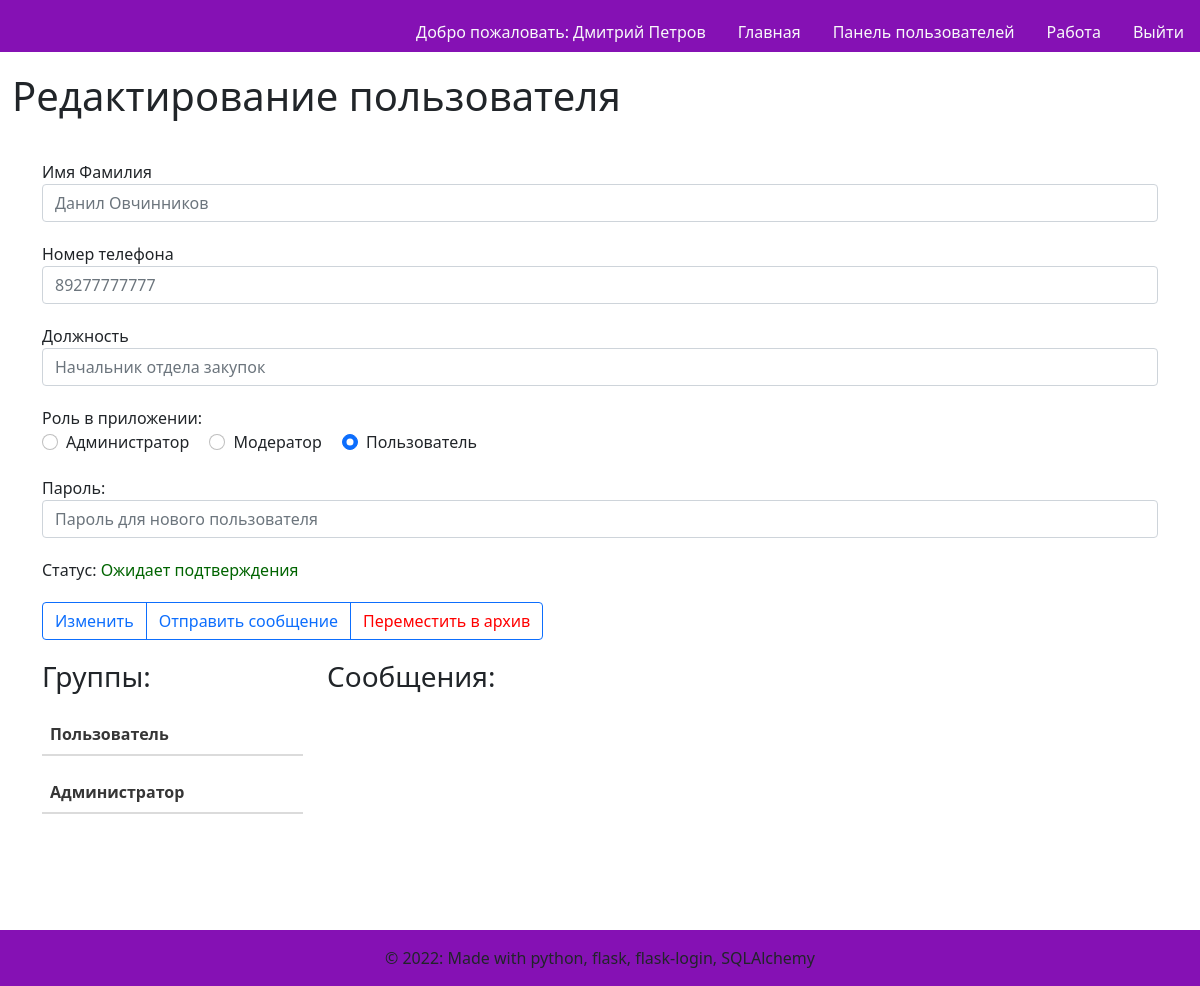
The page /7/edituser (signed in) on the database as committed earlier.
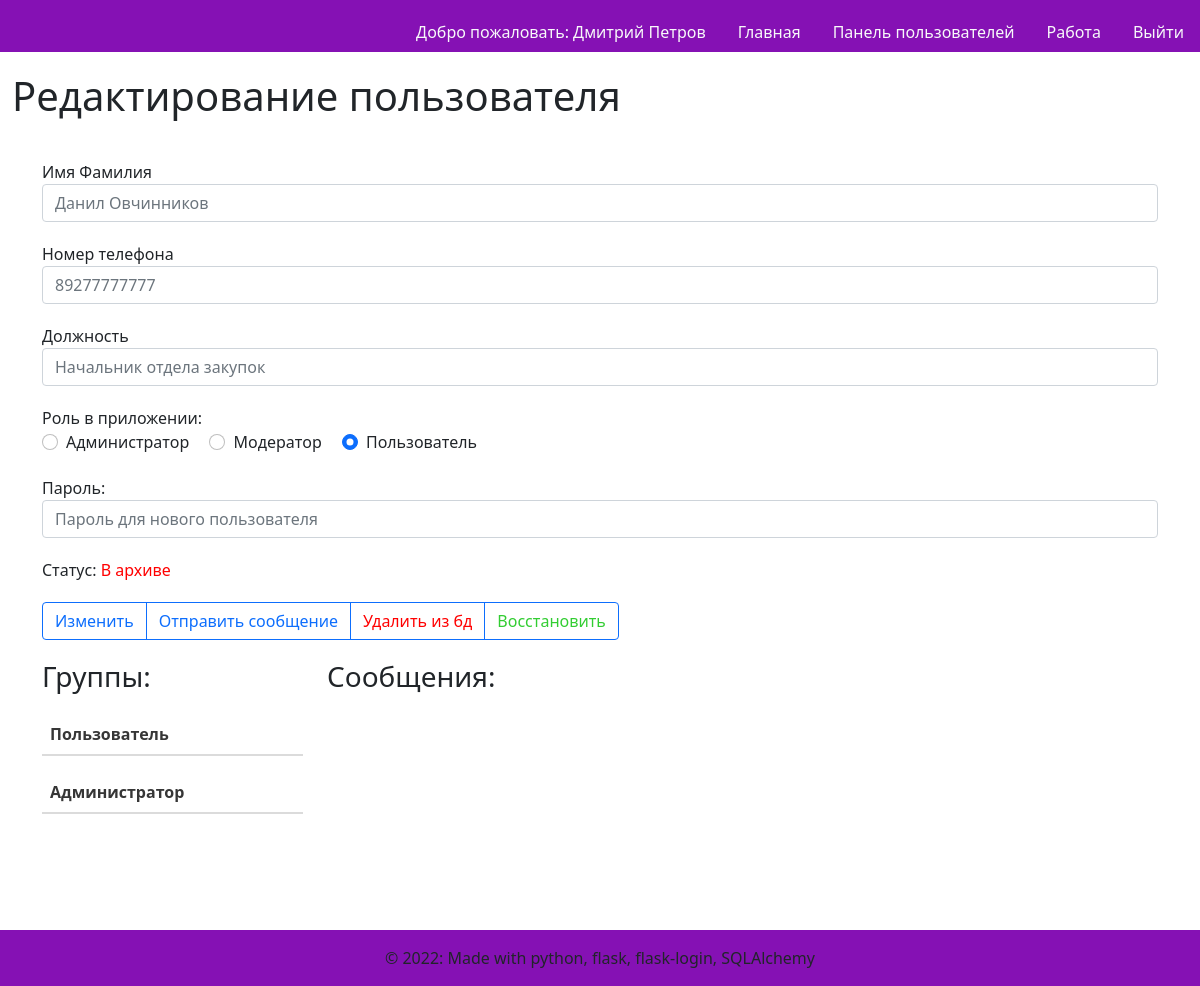
The same page on the database as committed later.
### users.py (the view)
@users.route('/<int:id>/edituser')
@login_required
def edituser(id):
    user = User.query.filter_by(id=id).first()
    relations = db.session.query(users_groups_relations).filter_by(user_id=user.id).all()
    group_ids = []
    for row in relations:
        group_ids.append(row.group_id)
    user_groups = Group.query.filter(Group.id.in_(group_ids)).order_by(db.desc(Group.id)).all()
    messages = Message.query.filter_by(user_id=user.id).all()
    user_groups_admin = Group.query.filter_by(owner_id=id).order_by(db.desc(Group.id)).all()
    msg_content = {}
    for message in messages:
        message.date = datetime.strptime(message.date, '%Y-%m-%d %H:%M:%S')
        db_msg = message.content.message
        db_sender = message.sender.name
        msg_content[f'message{message.id}'] = db_msg
        msg_content[f'sender{message.sender_id}'] = db_sender
    return render_template('edituser.html', user=user, user_groups=user_groups,
                           user_groups_admin=user_groups_admin,
                           user_messages=messages,
                           messages_content=msg_content)

### templates/edituser.html (shortened to what the changed rows need)
{% extends "base.html" %}
{% block content %}
    <h1>Редактирование пользователя</h1>
    <div class="container" style="margin-top: 20px">
       <div class="row">
           <form method="post" >
                {% if user['status'] == 'ожидает подтверждения' %}
                <div class="form-group" style="margin-top: 20px">
                    <label for="title">Статус: </label>
                    <label for="title" style="color: darkgreen">Ожидает подтверждения </label>
                </div>
                {% endif %}
                {% if user['status'] == 'в архиве' %}
                <div class="form-group" style="margin-top: 20px">
                    <label for="title">Статус: </label>
                    <label for="title" style="color: red">В архиве </label>
                </div>
                {% endif %}
                <div class="btn-group" role="group" aria-label="Basic outlined example" style="padding-top: 20px">
                <button type="submit" class="btn btn-outline-primary">Изменить</button>
                <a class="btn btn-outline-primary" href="{{ url_for('messages.usermessage', id=user.id) }}">
                        Отправить сообщение
                    </a>
                {% if current_user.app_role == 'administrator' %}
                    {% if user['status'] == 'в архиве' %}
                    <a class="btn btn-outline-primary" href="{{ url_for('users.deleteuser', id=user.id) }}" role="button" style="color: red">Удалить из бд</a>
                    <a class="btn btn-outline-primary" href="{{ url_for('users.restoreuser', id=user.id) }}" role="button" style="color: limegreen">Восстановить</a>
                    {% endif %}
                    {% if user['status'] != 'в архиве' %}
                    <a class="btn btn-outline-primary" href="{{ url_for('users.movetoarchive', id=user.id) }}" role="button" style="color: red">Переместить в архив</a>
                    {% endif %}
                {% endif %}
                </div>
            </form>
       </div>
      <div class="row" style="margin-top: 20px">
        <div class="col-3">
            <div class="row" style="margin-top: 20px">
                <div class="col-sm">
                  <table class="table table-hover">
                      <thead>
                        <th scope="col">Пользователь</th>
                      </thead>
                  </table>
                </div>
                <div class="col-sm">
                  <table class="table table-hover">
                      <thead>
                        <th scope="col">Администратор</th>
                      </thead>
                  </table>
                </div>
            </div>
        </div>
      </div>
    </div>
{% endblock %}

Rows that differ between the two databases and show on the page:
changed User "Данил Овчинников": status "ожидает подтверждения" → "в архиве" (drawn)
Other text that changed with them:
text no longer shown: "Ожидает подтверждения Переместить в архив"
text now shown: "В архиве Удалить из бд Восстановить"
